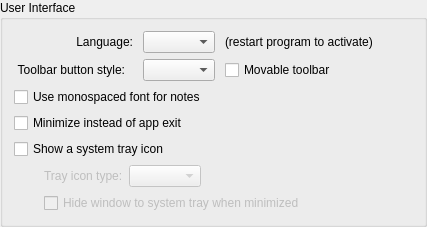
            <widget class="QGroupBox" name="generalGroup">
             <property name="title">
              <string>User Interface</string>
             </property>
             <layout class="QVBoxLayout" name="verticalLayout_7">
              <item>
               <layout class="QGridLayout" name="gridLayout_3">
                <property name="horizontalSpacing">
                 <number>10</number>
                </property>
                <item row="1" column="1">
                 <widget class="QComboBox" name="toolButtonStyleComboBox">
                  <property name="sizePolicy">
                   <sizepolicy hsizetype="Minimum" vsizetype="Fixed">
                    <horstretch>0</horstretch>
                    <verstretch>0</verstretch>
                   </sizepolicy>
                  </property>
                  <property name="focusPolicy">
                   <enum>Qt::StrongFocus</enum>
                  </property>
                  <property name="accessibleName">
                   <string>Toolbar button style</string>
                  </property>
                  <property name="sizeAdjustPolicy">
                   <enum>QComboBox::AdjustToContents</enum>
                  </property>
                 </widget>
                </item>
                <item row="1" column="2">
                 <widget class="QCheckBox" name="toolbarMovableCheckBox">
                  <property name="enabled">
                   <bool>true</bool>
                  </property>
                  <property name="sizePolicy">
                   <sizepolicy hsizetype="Minimum" vsizetype="Fixed">
                    <horstretch>0</horstretch>
                    <verstretch>0</verstretch>
                   </sizepolicy>
                  </property>
                  <property name="text">
                   <string>Movable toolbar</string>
                  </property>
                 </widget>
                </item>
                <item row="0" column="1">
                 <widget class="QComboBox" name="languageComboBox">
                  <property name="sizePolicy">
                   <sizepolicy hsizetype="Minimum" vsizetype="Fixed">
                    <horstretch>0</horstretch>
                    <verstretch>0</verstretch>
                   </sizepolicy>
                  </property>
                  <property name="focusPolicy">
                   <enum>Qt::StrongFocus</enum>
                  </property>
                  <property name="accessibleName">
                   <string>Language selection</string>
                  </property>
                 </widget>
                </item>
                <item row="0" column="0">
                 <widget class="QLabel" name="languageLabel_2">
                  <property name="sizePolicy">
                   <sizepolicy hsizetype="Preferred" vsizetype="Preferred">
                    <horstretch>0</horstretch>
                    <verstretch>0</verstretch>
                   </sizepolicy>
                  </property>
                  <property name="text">
                   <string>Language:</string>
                  </property>
                  <property name="alignment">
                   <set>Qt::AlignRight|Qt::AlignTrailing|Qt::AlignVCenter</set>
                  </property>
                  <property name="buddy">
                   <cstring>languageComboBox</cstring>
                  </property>
                 </widget>
                </item>
                <item row="0" column="2">
                 <widget class="QLabel" name="languageLabel_3">
                  <property name="text">
                   <string>(restart program to activate)</string>
                  </property>
                 </widget>
                </item>
                <item row="0" column="3">
                 <spacer name="horizontalSpacer_5">
                  <property name="orientation">
                   <enum>Qt::Horizontal</enum>
                  </property>
                  <property name="sizeHint" stdset="0">
                   <size>
                    <width>40</width>
                    <height>20</height>
                   </size>
                  </property>
                 </spacer>
                </item>
                <item row="1" column="0">
                 <widget class="QLabel" name="toolButtonStyleLabel">
                  <property name="enabled">
                   <bool>true</bool>
                  </property>
                  <property name="sizePolicy">
                   <sizepolicy hsizetype="Preferred" vsizetype="Fixed">
                    <horstretch>0</horstretch>
                    <verstretch>0</verstretch>
                   </sizepolicy>
                  </property>
                  <property name="styleSheet">
                   <string notr="true">margin-right: 5px</string>
                  </property>
                  <property name="text">
                   <string>Toolbar button style:</string>
                  </property>
                  <property name="alignment">
                   <set>Qt::AlignRight|Qt::AlignTrailing|Qt::AlignVCenter</set>
                  </property>
                  <property name="buddy">
                   <cstring>toolButtonStyleComboBox</cstring>
                  </property>
                 </widget>
                </item>
               </layout>
              </item>
              <item>
               <widget class="QCheckBox" name="monospaceNotesCheckBox">
                <property name="text">
                 <string>Use monospaced font for notes</string>
                </property>
               </widget>
              </item>
              <item>
               <widget class="QCheckBox" name="minimizeOnCloseCheckBox">
                <property name="text">
                 <string>Minimize instead of app exit</string>
                </property>
               </widget>
              </item>
              <item>
               <widget class="QCheckBox" name="systrayShowCheckBox">
                <property name="text">
                 <string>Show a system tray icon</string>
                </property>
               </widget>
              </item>
              <item>
               <layout class="QGridLayout" name="gridLayout_2">
                <property name="sizeConstraint">
                 <enum>QLayout::SetMaximumSize</enum>
                </property>
                <property name="spacing">
                 <number>0</number>
                </property>
                <item row="0" column="0">
                 <spacer name="horizontalSpacer_3">
                  <property name="orientation">
                   <enum>Qt::Horizontal</enum>
                  </property>
                  <property name="sizeType">
                   <enum>QSizePolicy::Fixed</enum>
                  </property>
                  <property name="sizeHint" stdset="0">
                   <size>
                    <width>30</width>
                    <height>20</height>
                   </size>
                  </property>
                 </spacer>
                </item>
                <item row="0" column="3">
                 <widget class="QComboBox" name="trayIconAppearance">
                  <property name="enabled">
                   <bool>false</bool>
                  </property>
                  <property name="sizePolicy">
                   <sizepolicy hsizetype="Minimum" vsizetype="Fixed">
                    <horstretch>0</horstretch>
                    <verstretch>0</verstretch>
                   </sizepolicy>
                  </property>
                  <property name="focusPolicy">
                   <enum>Qt::StrongFocus</enum>
                  </property>
                  <property name="accessibleName">
                   <string>Tray icon type</string>
                  </property>
                 </widget>
                </item>
                <item row="0" column="1">
                 <widget class="QLabel" name="trayIconAppearanceLabel">
                  <property name="enabled">
                   <bool>false</bool>
                  </property>
                  <property name="text">
                   <string>Tray icon type:</string>
                  </property>
                  <property name="buddy">
                   <cstring>trayIconAppearance</cstring>
                  </property>
                 </widget>
                </item>
                <item row="0" column="4">
                 <spacer name="horizontalSpacer_4">
                  <property name="orientation">
                   <enum>Qt::Horizontal</enum>
                  </property>
                  <property name="sizeHint" stdset="0">
                   <size>
                    <width>40</width>
                    <height>20</height>
                   </size>
                  </property>
                 </spacer>
                </item>
                <item row="0" column="2">
                 <spacer name="verticalSpacer_6">
                  <property name="orientation">
                   <enum>Qt::Horizontal</enum>
                  </property>
                  <property name="sizeType">
                   <enum>QSizePolicy::Fixed</enum>
                  </property>
                  <property name="sizeHint" stdset="0">
                   <size>
                    <width>6</width>
                    <height>0</height>
                   </size>
                  </property>
                 </spacer>
                </item>
               </layout>
              </item>
              <item>
               <widget class="QWidget" name="systraySettings" native="true">
                <layout class="QVBoxLayout" name="systrayLayout">
                 <property name="leftMargin">
                  <number>0</number>
                 </property>
                 <property name="topMargin">
                  <number>0</number>
                 </property>
                 <property name="rightMargin">
                  <number>0</number>
                 </property>
                 <property name="bottomMargin">
                  <number>0</number>
                 </property>
                 <item>
                  <layout class="QHBoxLayout" name="horizontalLayout_2">
                   <property name="spacing">
                    <number>0</number>
                   </property>
                   <property name="sizeConstraint">
                    <enum>QLayout::SetMaximumSize</enum>
                   </property>
                   <item>
                    <spacer name="horizontalSpacer">
                     <property name="orientation">
                      <enum>Qt::Horizontal</enum>
                     </property>
                     <property name="sizeType">
                      <enum>QSizePolicy::Fixed</enum>
                     </property>
                     <property name="sizeHint" stdset="0">
                      <size>
                       <width>30</width>
                       <height>20</height>
                      </size>
                     </property>
                    </spacer>
                   </item>
                   <item>
                    <widget class="QCheckBox" name="systrayMinimizeToTrayCheckBox">
                     <property name="enabled">
                      <bool>false</bool>
                     </property>
                     <property name="sizePolicy">
                      <sizepolicy hsizetype="Minimum" vsizetype="Fixed">
                       <horstretch>0</horstretch>
                       <verstretch>0</verstretch>
                      </sizepolicy>
                     </property>
                     <property name="text">
                      <string>Hide window to system tray when minimized</string>
                     </property>
                    </widget>
                   </item>
                  </layout>
                 </item>
                </layout>
               </widget>
              </item>
             </layout>
            </widget>
